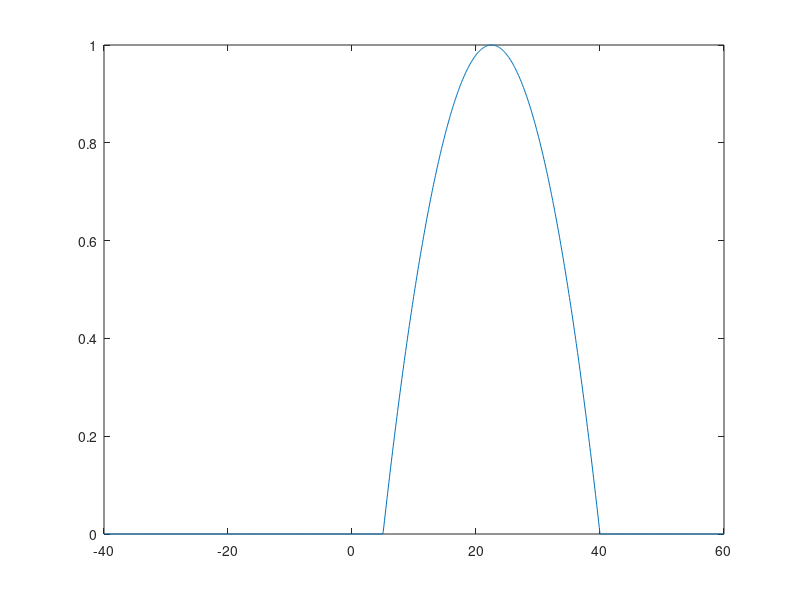

Here is the MATLAB script that generated this plot:
clear all;
close all;
%Set variables
a=1; % modulator which changes k's value. as a increases the function narrows and viceversa
Topt=22.5;
Tmin=-40; Tmax=60; Tpoints=1000;
T=linspace(Tmin,Tmax,Tpoints);
k=a*17.5^-2; %k is chosen to achieve a particular width of the single-peak function

% set birthrate formula depending on T
birthrate=1-k.*(T-Topt).^2;

% create logical array for capping Birthrate, ie, if logical is true than
% Birthrate is function above, if false birthrate = 0
Tdiff=T-Topt;
birthcap=abs(Tdiff)>=k^(-0.5);

% Apply logical birthcap to birthrate to zero elements where T-Topt is less
% than k^(-0.5)
birthrate(birthcap)=0;

plot(T,birthrate);
